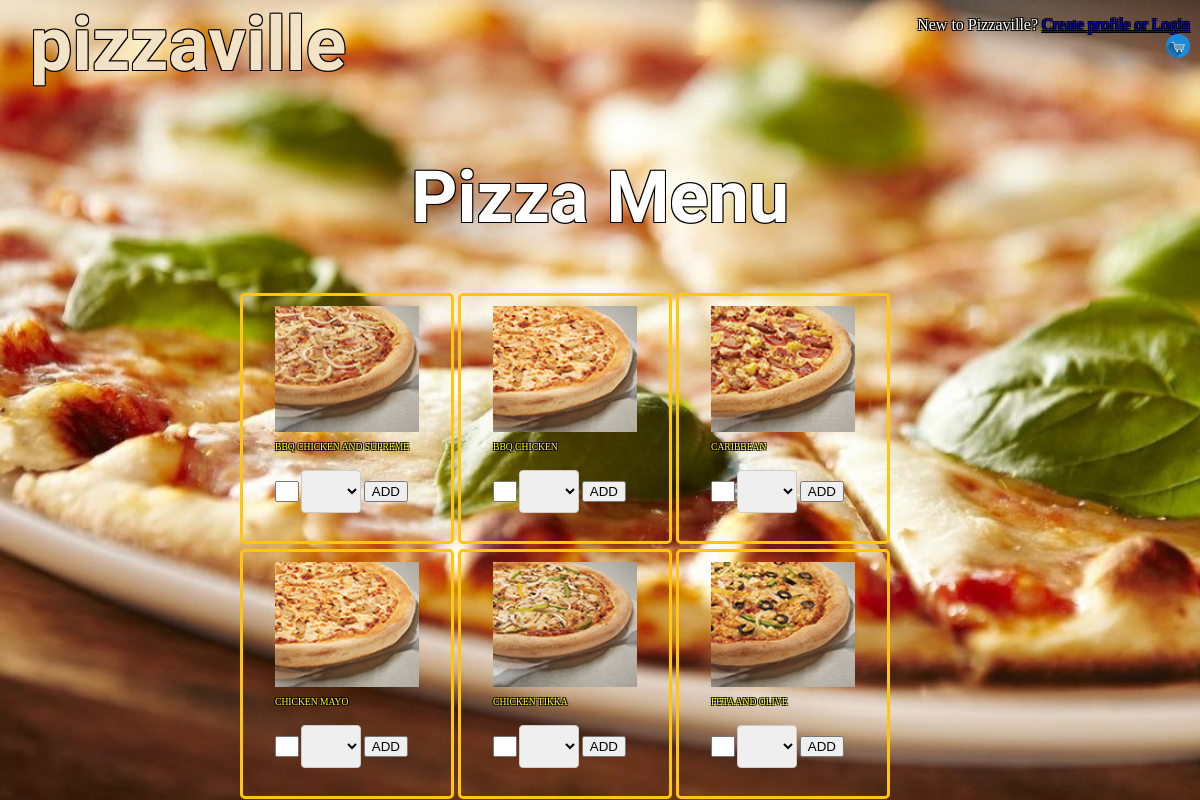
Page /menu.php on the committed database.
### tables this page shows
CREATE TABLE `pizza` (
  `pizza_id` int(11) NOT NULL,
  `pizza_name` varchar(250) NOT NULL,
  `pizza_desc` varchar(500) NOT NULL,
  `pizza_price` decimal(10,0) NOT NULL,
  `pizza_img` varchar(500) NOT NULL
);

### menu.php (the view, shortened to what this page needs)
<?php
$db = mysqli_connect('localhost', 'root', '000000', 'rush');
function display_products()
{
    global $db;
    $data = [];
    $results = mysqli_query($db, 'SELECT * FROM `pizza`');
    if ($results)
    {
        while ($row = mysqli_fetch_assoc($results))
        {
            $data[] = $row;
        }
    }
    return ($data);
}
?>
<html>
<head>
	<link rel="stylesheet" type="text/css" href="css/main.css">
</head>
<body id="menu" class="textborder">
<?php require_once('header.php'); ?>
<div class="menu">
<h1 class="textborder">Pizza Menu</h1>
	<?php
	$data = display_products();
	foreach ($data as $key => $value) : ?>
	<div class="item">
		<img src="img/<?php echo trim($value['pizza_img']); ?>">
		<p><?php echo trim($value['pizza_name']); ?></p>
		<div class="add-to-cart">
			<form method="post" action="">
				<input type="number" min="1" value="1" name="qlty">
				<select>
					<option>Small</option>
				</select>
				<input type="submit" name="cart" value="ADD">
			</form>
		</div>
	</div>
	<?php endforeach; ?>
</div>
</body>
</html>

### header.php (shortened to what this page needs)
<header>
	<nav id="nav">
		<div class="header-div">
			<h1>pizzaville</h1>
		</div>
		<div class="header-div user-login">
			<?php if ($_SESSION['logged_on_user']) : ?>
				<p>Welcome<?php echo " ".$_SESSION['logged_on_user'];?>! &nbsp;<img src="img/cart.svg" width="24" height="24"></p>
			<?php else : ?>
				<p>New to Pizzaville? <a class="register" href="../usr/login.php">Create profile or Login</a> <img src="img/cart.svg" width="24" height="24"></p>
			<?php endif; ?>
		</div>
	</nav>
</header>

### css/main.css (style rules this page uses)
#menu { background-image: url('../img/bg.jpeg'); background-color: #562517; background-size: cover; margin: auto; }
#nav h1 { color: #f2e3c6; font-size: 75px; font-family: 'Tulpen One', cursive; margin-left: 30px; margin-top: 0; }
.menu h1:nth-child(1) { font-family: 'Fredericka the Great', cursive; text-align: center; font-size: 6vw; margin-top: 0; }
.textborder { color: white; text-shadow: -1px -1px 0 #000, 1px -1px 0 #000, -1px 1px 0 #000, 1px 1px 0 #000; }
.menu { width: 60vw; margin-left: auto; margin-right: auto; padding: 5px; }
input[type=text], select, textarea, input[type=password] { width: 100%; padding: 12px 20px; margin: 8px 0; display: inline-block; border: 1px solid #ccc; border-radius: 4px; box-sizing: border-box; font-family: 'Fredericka the Great', cursive; }
.header-div { width: 25vw; display: inline-block; }
.item { width: 12vw; display: inline-block; padding-left: 5px font-size: 3vw; padding: 5px; margin-top: 5px; border: 3px solid #FFC50F ; border-radius: 5px; padding: 10px 32px; text-transform: uppercase; color: yellow; font-size: .8vw; text-decoration: unset; }
form { font-family: 'Fredericka the Great', cursive; }
.item img { width: 100%; }
.user-login { float:right; text-align:right; margin-right:10px; }
.add-to-cart input[type=number] { width: 2vw; }
.add-to-cart select { width: 5vw; }

### rows in the picture
pizza: shows a picture, pizza_name "BBQ CHICKEN AND SUPREME"
pizza: shows a picture, pizza_name "BBQ CHICKEN"
pizza: shows a picture, pizza_name "CARIBBEAN"
pizza: shows a picture, pizza_name "CHICKEN MAYO"
pizza: shows a picture, pizza_name "CHICKEN TIKKA"
pizza: shows a picture, pizza_name "FETA AND OLIVE"
